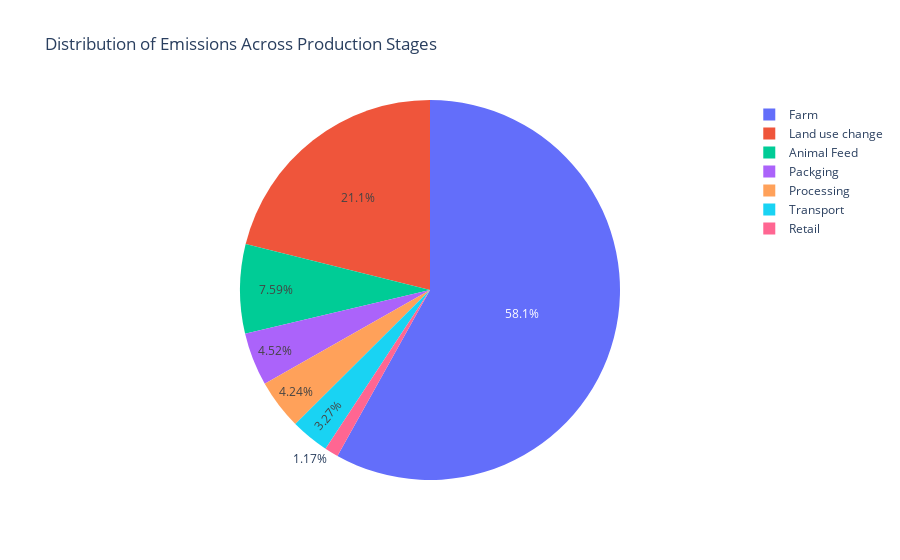

Here is the notebook cell this chart was saved with:
### Markdown cell above
## Business Question 2: Environmental Impact Across Production Stages

### Code cell
# Select emission columns for production stages
emission_cols = ['Land use change', 'Animal Feed', 'Farm', 'Processing', 
                'Transport', 'Packging', 'Retail']

# Calculate mean emissions by stage
stage_emissions = df[emission_cols].mean()

# Create static pie chart
plt.figure(figsize=(10, 8))
plt.pie(stage_emissions, labels=emission_cols, autopct='%1.1f%%')
plt.title('Distribution of Emissions Across Production Stages')
plt.savefig(results_dir / 'emissions_by_stage.png')
plt.show()

# Create interactive pie chart
fig = px.pie(values=stage_emissions.values, 
             names=stage_emissions.index,
             title='Distribution of Emissions Across Production Stages')
fig.show()

# Display the data
print("\nEmissions Distribution by Stage:")
display(stage_emissions)

# Create bar chart for comparison
plt.figure(figsize=(12, 6))
sns.barplot(x=stage_emissions.values, y=stage_emissions.index)
plt.title('Emissions by Production Stage')
plt.xlabel('Average Emissions (kgCO₂eq)')
plt.tight_layout()
plt.savefig(results_dir / 'emissions_by_stage_bar.png')
plt.show()

### Figure 1 — Plotly figure (JSON) as saved in the notebook; plotly's stock layout.template omitted (floating-point values rounded to 4 significant figures)
{"data": [{"domain": {"x": [0, 1], "y": [0, 1]}, "hovertemplate": "label=%{label}<br>value=%{value}<extra></extra>", "labels": ["Land use change", "Animal Feed", "Farm", "Processing", "Transport", "Packging", "Retail"], "legendgroup": "", "name": "", "showlegend": true, "type": "pie", "values": [1.26, 0.4535, 3.47, 0.2535, 0.1953, 0.2698, 0.06977]}], "layout": {"legend": {"tracegroupgap": 0}, "title": {"text": "Distribution of Emissions Across Production Stages"}}}
